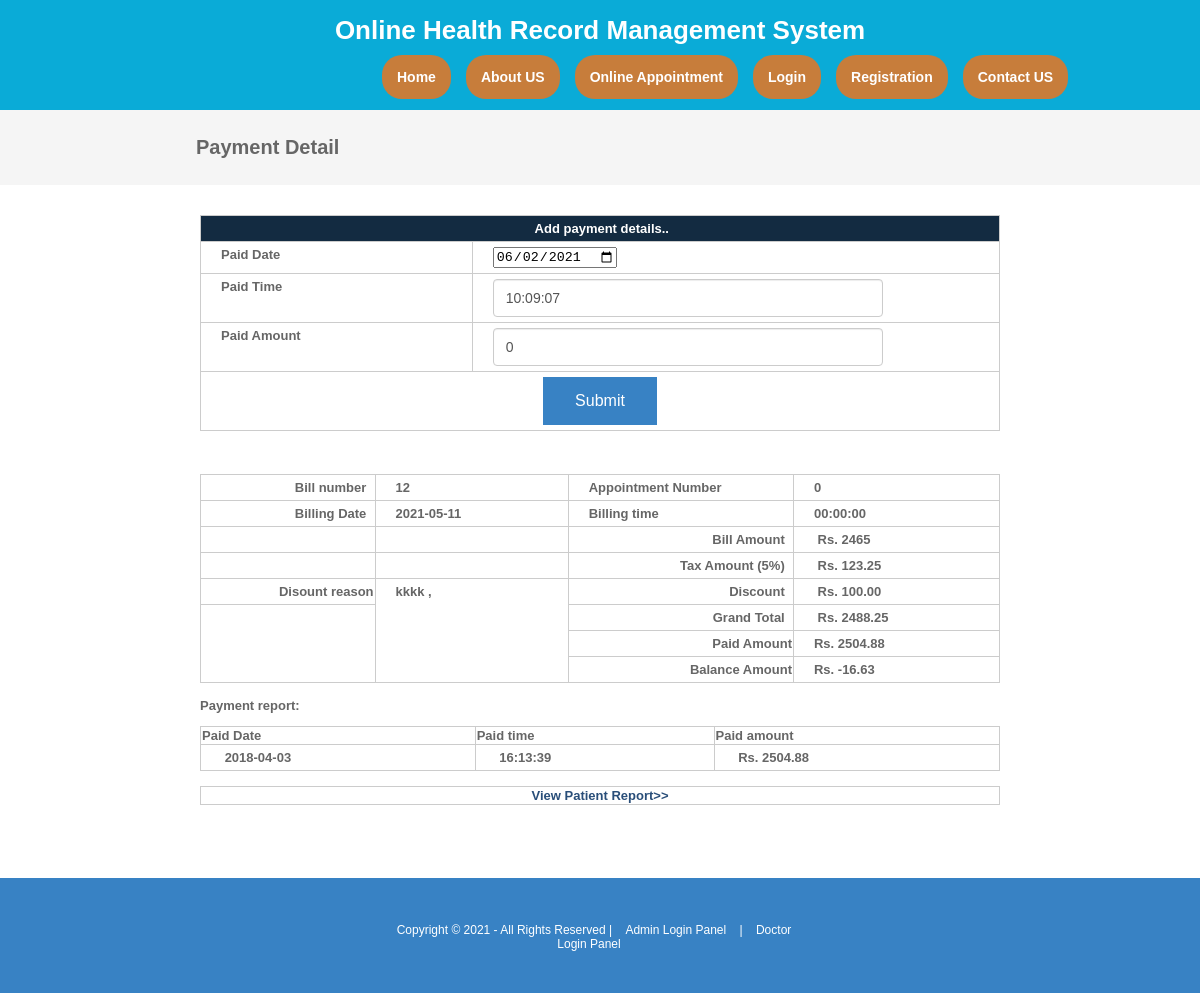
The app's page /payment.php, older data.
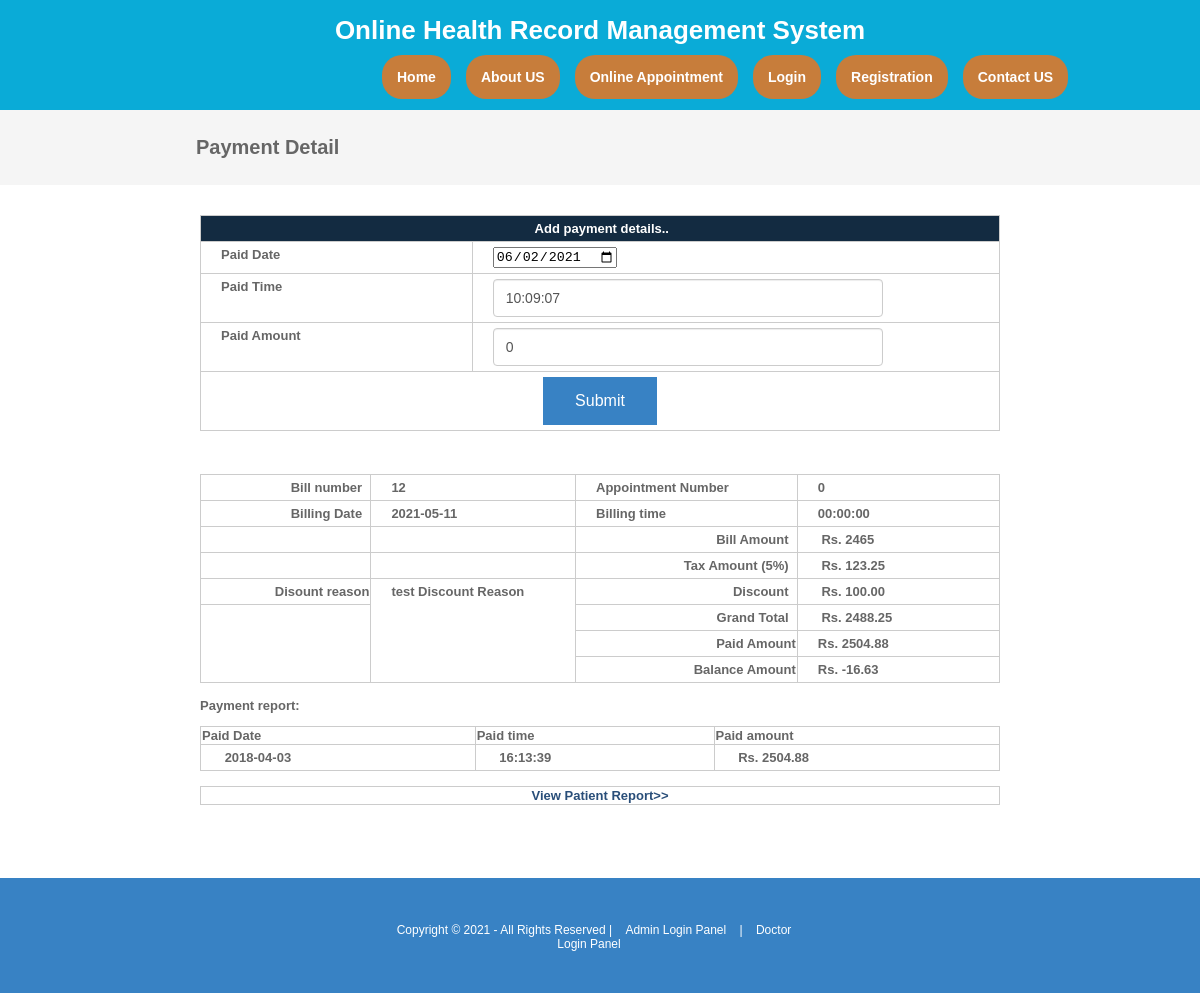
The same page, newer data.
### tables this page shows
CREATE TABLE `billing` (
  `billingid` int(10) NOT NULL,
  `patientid` int(10) NOT NULL,
  `appointmentid` int(10) NOT NULL,
  `billingdate` date NOT NULL,
  `billingtime` time NOT NULL,
  `discount` float(10,2) NOT NULL,
  `taxamount` float(10,2) NOT NULL,
  `discountreason` text NOT NULL,
  `discharge_time` time NOT NULL,
  `discharge_date` date NOT NULL
);

### viewpaymentreport.php (the view, shortened to what this page needs)
<?php
include("dbconnection.php");
?>
 <section class="container">
<?php
$sqlbilling_records ="SELECT * FROM billing WHERE appointmentid='$billappointmentid'";
$qsqlbilling_records = mysqli_query($con,$sqlbilling_records);
$rsbilling_records = mysqli_fetch_array($qsqlbilling_records);
?>
 	<table width="1713" border="3">
      <tbody>
        <tr>
          <th scope="col"><div align="right">Bill number &nbsp; </div></th>
          <td><?php echo $rsbilling_records[billingid]; ?></td>
          <td>Appointment Number &nbsp;</td>
          <td><?php echo $rsbilling_records[appointmentid]; ?></td>
        </tr>
        <tr>
          <th width="442" scope="col"><div align="right">Billing Date &nbsp; </div></th>
          <td width="413"><?php echo $rsbilling_records[billingdate]; ?></td>
          <td width="413">Billing time&nbsp; </td>
          	<td width="413"><?php echo $rsbilling_records[billingtime] ; ?></td>
        </tr>
		<tr>
          <th scope="col"><div align="right"></div></th>
          <td></td>
          <th scope="col"><div align="right">Bill Amount &nbsp; </div></th>
          <td><?php
		$sql ="SELECT * FROM billing_records where billingid='$rsbilling_records[billingid]'";
		$qsql = mysqli_query($con,$sql);
		$billamt= 0;
		while($rs = mysqli_fetch_array($qsql))
		{
			$billamt = $billamt +  $rs[bill_amount];
		}
?>
  &nbsp;Rs. <?php echo $billamt; ?></td>
        </tr>
        <tr>
          <th width="442" scope="col"><div align="right"></div></th>
          <td width="413">&nbsp;</td>
          <th width="442" scope="col"><div align="right">Tax Amount (5%) &nbsp; </div></th>
          <td width="413">&nbsp;Rs. <?php echo $taxamt = 5 * ($billamt / 100); ?></td>
       	</tr>
		<tr>
		  <th scope="col"><div align="right">Disount reason</div></th>
		  <td rowspan="4" valign="top"><?php echo $rsbilling_records[discountreason]; ?></td>
		  <th scope="col"><div align="right">Discount &nbsp; </div></th>
		  <td>&nbsp;Rs. <?php echo $rsbilling_records[discount]; ?></td>
	    </tr>
		<tr>
		  <th rowspan="3" scope="col">&nbsp;</th>
		  <th scope="col"><div align="right">Grand Total &nbsp; </div></th>
		  <td>&nbsp;Rs. <?php echo $grandtotal = ($billamt + $taxamt)  - $rsbilling_records[discount] ; ?></td>
	    </tr>
		<tr>
		  <th scope="col"><div align="right">Paid Amount </div></th>
		  <td>Rs. <?php
		  	$sqlpayment ="SELECT sum(paidamount) FROM payment where appointmentid='$billappointmentid'";
			$qsqlpayment = mysqli_query($con,$sqlpayment);
			$rspayment = mysqli_fetch_array($qsqlpayment);
			echo $rspayment[0];
		   ?></td>
	    </tr>
		<tr>
		  <th scope="col"><div align="right">Balance Amount</div></th>
		  <td>Rs. <?php echo $balanceamt = $grandtotal - $rspayment[0]  ; ?></td>
	    </tr>
      </tbody>
    </table>
   <p><strong>Payment report:</strong></p>
<?php
$sqlpayment = "SELECT * FROM payment where appointmentid='$billappointmentid'";
$qsqlpayment = mysqli_query($con,$sqlpayment);
if(mysqli_num_rows($qsqlpayment) == 0)
{
	echo "<strong>No transaction details found..</strong>";
}
else
{
?>
   <table width="840" border="3">
     <tbody>
       <tr>
         <th scope="col">Paid Date</th>
         <th scope="col">Paid time</th>
         <th scope="col">Paid amount</th>
       </tr>
<?php
		while($rspayment = mysqli_fetch_array($qsqlpayment))
		{
		?>
			   <tr>
				 <td>&nbsp;<?php echo $rspayment[paiddate]; ?></td>
				 <td>&nbsp;<?php echo $rspayment[paidtime]; ?></td>
				 <td>&nbsp;Rs. <?php echo $rspayment[paidamount]; ?></td>
			   </tr>
		<?php
		}
?>
     </tbody>
   </table>
<?php
}
?>
</section>

Row changes from the older to the newer data that the page shows:
changed billing id 12: discountreason "kkkk ," → "test Discount Reason"
